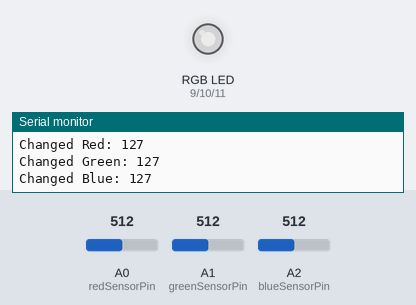
Recording of a sketch running on a simulated Arduino Uno, built with avr-gcc and run on an emulated ATmega328P. Parts: an RGB LED mixed from three pins (HIGH = lit), the last lines printed to the serial monitor. The inputs (shaded band) are chosen by the test bench; at power-on: A0 (redSensorPin) = 512, A1 (greenSensorPin) = 512, A2 (blueSensorPin) = 512. Dim RGB values are drawn brighter than linear.

Above: at 1.2 s.
1.3 s: A0 (redSensorPin) set to 716
At 2.5 s:
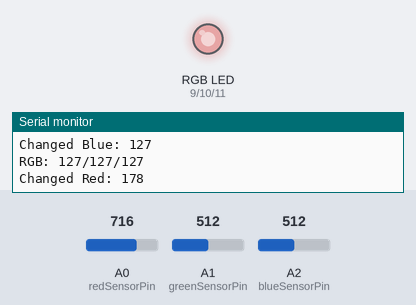
2.8 s: A1 (greenSensorPin) set to 716
At 3.7 s:
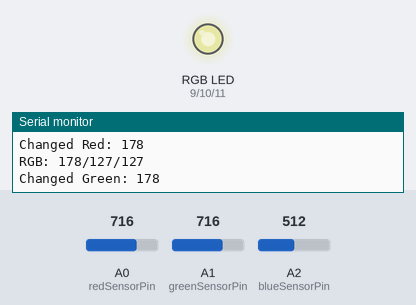
4.3 s: A2 (blueSensorPin) set to 716
At 4.9 s:
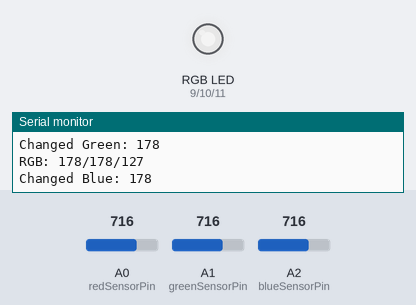
5.8 s: A0 (redSensorPin) set to 900
At 7.0 s:
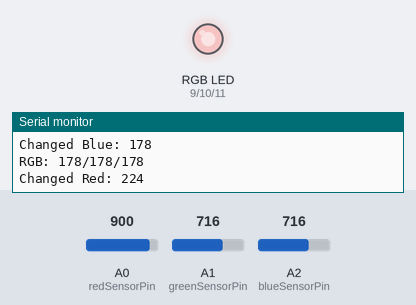
7.3 s: A1 (greenSensorPin) set to 900
At 8.4 s:
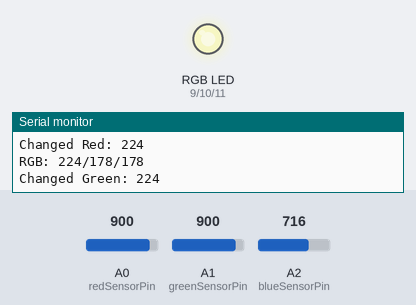
8.8 s: A2 (blueSensorPin) set to 900
At 9.5 s:
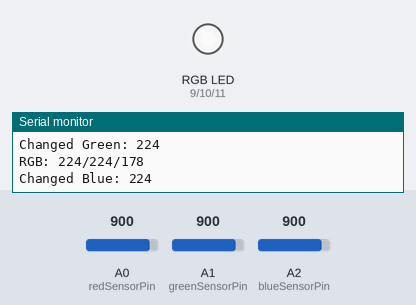
Timing chart, 0 to 11.3 s (numbered marks = the images above; inputs shaded):
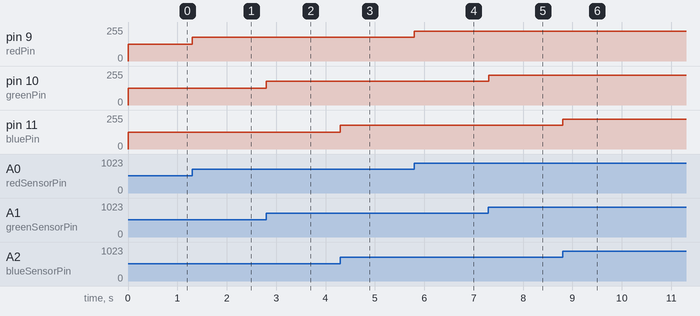

Measured:
- after the input at 1.3 s, pin 9 (redPin): 127/255 → 178/255 at once
- after the input at 2.8 s, pin 10 (greenPin): 127/255 → 178/255 at once
- after the input at 4.3 s, pin 11 (bluePin): 127/255 → 178/255 at once
- after the input at 5.8 s, pin 9 (redPin): 178/255 → 224/255 at once
- after the input at 7.3 s, pin 10 (greenPin): 178/255 → 224/255 at once
- after the input at 8.8 s, pin 11 (bluePin): 178/255 → 224/255 at once

The sketch:

2_3.ino
```cpp
int redSensorPin   = A0;
int greenSensorPin = A1;
int blueSensorPin  = A2;

int redPin   = 9;
int greenPin = 10;
int bluePin  = 11;

int redValue   = 0;
int greenValue = 0;
int blueValue  = 0;

int minChangeThreshold = 3;

void setup()
{
    Serial.begin(9600);

    pinMode(redPin,   OUTPUT);
    pinMode(greenPin, OUTPUT);
    pinMode(bluePin,  OUTPUT);
}

void loop()
{
    // read the value from the sensors:
    int redSensorValue   = analogRead(redSensorPin);
    int greenSensorValue = analogRead(greenSensorPin);
    int blueSensorValue  = analogRead(blueSensorPin);

    // Convert from analogRead scale (0-1023) to analogWrite scale (0-255)
    int newRedValue   = map(redSensorValue,  0, 1023, 0, 255);
    int newGreenValue = map(greenSensorValue, 0, 1023, 0, 255);
    int newBlueValue  = map(blueSensorValue,  0, 1023, 0, 255);

    int redDiff = abs(newRedValue - redValue);
    int greenDiff = abs(newGreenValue - greenValue);
    int blueDiff = abs(newBlueValue - blueValue);

    // If value has changed, Update stored value, and led brightness
    if (redDiff >= minChangeThreshold || greenDiff >= minChangeThreshold || blueDiff >= minChangeThreshold)
    {
        Serial.print("RGB: ");

        Serial.print(redValue);
        Serial.print("/");
        Serial.print(greenValue);
        Serial.print("/");
        Serial.println(blueValue);
    }


    if (redDiff >= minChangeThreshold)
    {
        redValue = newRedValue;
        analogWrite(redPin, redValue);

        Serial.print("Changed Red: ");
        Serial.println(redValue);
    }

    if (greenDiff >= minChangeThreshold)
    {
        greenValue = newGreenValue;
        analogWrite(greenPin, greenValue);

        Serial.print("Changed Green: ");
        Serial.println(greenValue);
    }

    if (blueDiff >= minChangeThreshold)
    {
        blueValue = newBlueValue;
        analogWrite(bluePin, blueValue);

        Serial.print("Changed Blue: ");
        Serial.println(blueValue);
    }

    // Let ADC settle
    delay(1);
}
```
